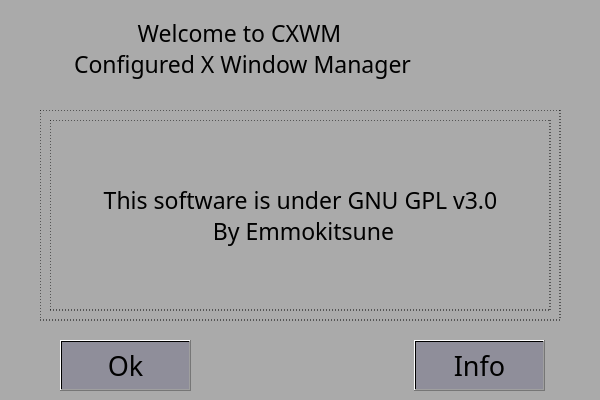
<?xml version="1.0" encoding="UTF-8"?>
<ui version="4.0">
 <class>MainWindow</class>
 <widget class="QMainWindow" name="MainWindow">
  <property name="enabled">
   <bool>true</bool>
  </property>
  <property name="geometry">
   <rect>
    <x>0</x>
    <y>0</y>
    <width>600</width>
    <height>400</height>
   </rect>
  </property>
  <property name="font">
   <font>
    <family>Terminus (TTF)</family>
   </font>
  </property>
  <property name="windowTitle">
   <string>Welcome to CXWM</string>
  </property>
  <property name="windowIcon">
   <iconset resource="resources.qrc">
    <normaloff>:/Img/logoFinal.png</normaloff>:/Img/logoFinal.png</iconset>
  </property>
  <property name="styleSheet">
   <string notr="true">background-color: rgb(170, 170, 170);
</string>
  </property>
  <widget class="QWidget" name="centralwidget">
   <property name="styleSheet">
    <string notr="true">color: rgb(0, 0, 0);</string>
   </property>
   <widget class="QGroupBox" name="groupBox">
    <property name="geometry">
     <rect>
      <x>40</x>
      <y>110</y>
      <width>521</width>
      <height>211</height>
     </rect>
    </property>
    <property name="styleSheet">
     <string notr="true">border: 1px dashed;</string>
    </property>
    <property name="title">
     <string/>
    </property>
    <widget class="QLabel" name="label_3">
     <property name="geometry">
      <rect>
       <x>10</x>
       <y>10</y>
       <width>501</width>
       <height>191</height>
      </rect>
     </property>
     <property name="font">
      <font>
       <family>Terminus (TTF)</family>
       <pointsize>17</pointsize>
      </font>
     </property>
     <property name="styleSheet">
      <string notr="true"/>
     </property>
     <property name="text">
      <string>This software is under GNU GPL v3.0 
 By Emmokitsune</string>
     </property>
     <property name="alignment">
      <set>Qt::AlignmentFlag::AlignCenter</set>
     </property>
    </widget>
   </widget>
   <widget class="QPushButton" name="pushButton">
    <property name="geometry">
     <rect>
      <x>60</x>
      <y>340</y>
      <width>131</width>
      <height>51</height>
     </rect>
    </property>
    <property name="font">
     <font>
      <family>Terminus (TTF)</family>
      <pointsize>20</pointsize>
     </font>
    </property>
    <property name="cursor">
     <cursorShape>PointingHandCursor</cursorShape>
    </property>
    <property name="styleSheet">
     <string notr="true">background-color: qlineargradient(spread:pad, x1:0, y1:0, x2:1, y2:1, stop:0 rgba(143, 142, 154, 255), stop:1 rgba(143, 142, 154, 255));</string>
    </property>
    <property name="text">
     <string>Ok</string>
    </property>
   </widget>
   <widget class="QPushButton" name="pushButton_2">
    <property name="geometry">
     <rect>
      <x>414</x>
      <y>340</y>
      <width>131</width>
      <height>51</height>
     </rect>
    </property>
    <property name="font">
     <font>
      <family>Terminus (TTF)</family>
      <pointsize>20</pointsize>
     </font>
    </property>
    <property name="cursor">
     <cursorShape>PointingHandCursor</cursorShape>
    </property>
    <property name="styleSheet">
     <string notr="true">background-color: qlineargradient(spread:pad, x1:0, y1:0, x2:1, y2:1, stop:0 rgba(143, 142, 154, 255), stop:1 rgba(143, 142, 154, 255));</string>
    </property>
    <property name="text">
     <string>Info</string>
    </property>
   </widget>
   <widget class="QLabel" name="label">
    <property name="geometry">
     <rect>
      <x>440</x>
      <y>0</y>
      <width>120</width>
      <height>100</height>
     </rect>
    </property>
    <property name="text">
     <string/>
    </property>
    <property name="pixmap">
     <pixmap resource="resources.qrc">:/Img/logoFinal.png</pixmap>
    </property>
    <property name="scaledContents">
     <bool>true</bool>
    </property>
   </widget>
   <widget class="QLabel" name="label_2">
    <property name="geometry">
     <rect>
      <x>44</x>
      <y>17</y>
      <width>391</width>
      <height>91</height>
     </rect>
    </property>
    <property name="font">
     <font>
      <family>Terminus (TTF)</family>
      <pointsize>17</pointsize>
     </font>
    </property>
    <property name="text">
     <string>Welcome to CXWM 
 Configured X Window Manager</string>
    </property>
    <property name="alignment">
     <set>Qt::AlignmentFlag::AlignHCenter|Qt::AlignmentFlag::AlignTop</set>
    </property>
   </widget>
  </widget>
 </widget>
 <resources>
  <include location="resources.qrc"/>
 </resources>
 <connections/>
</ui>
